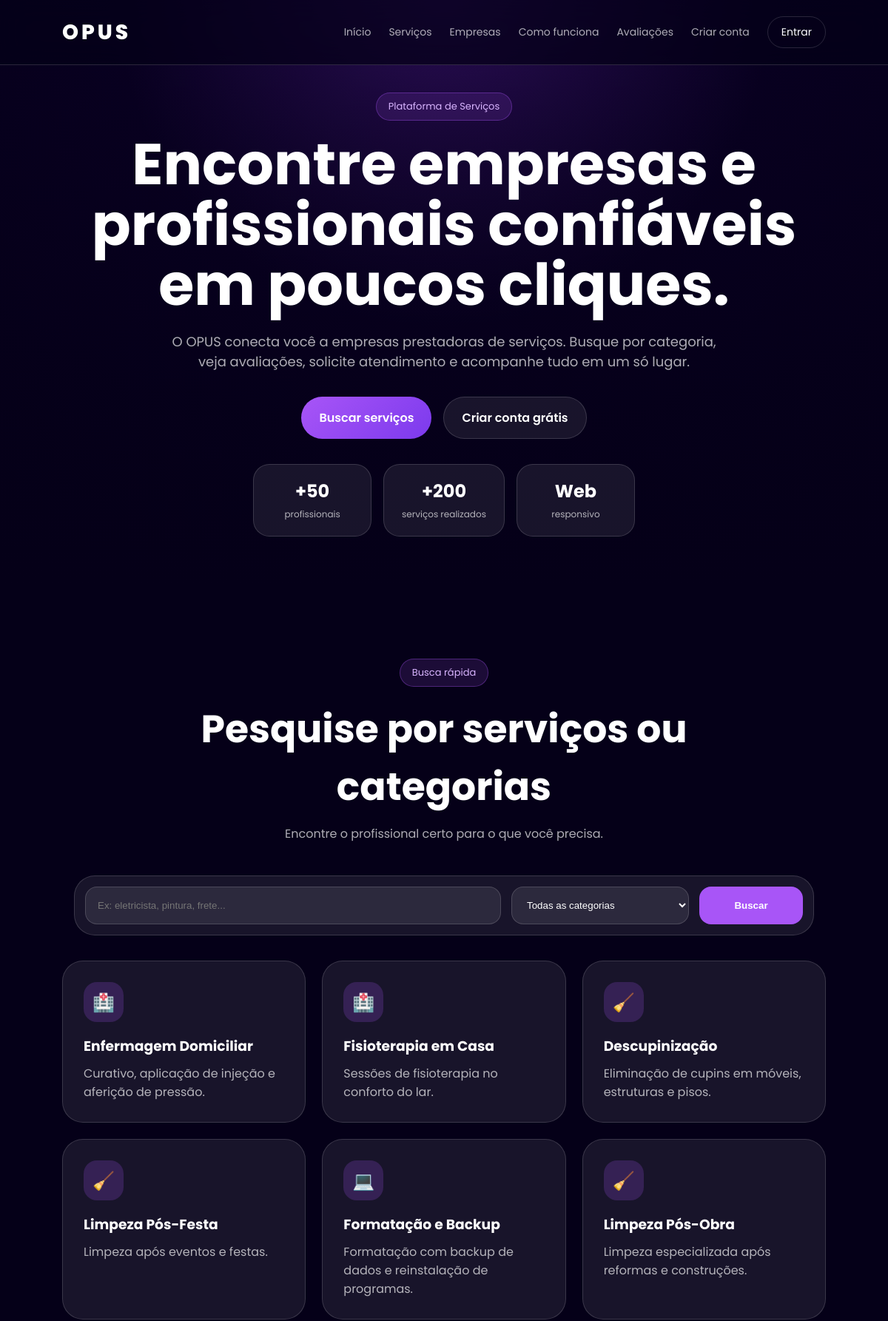
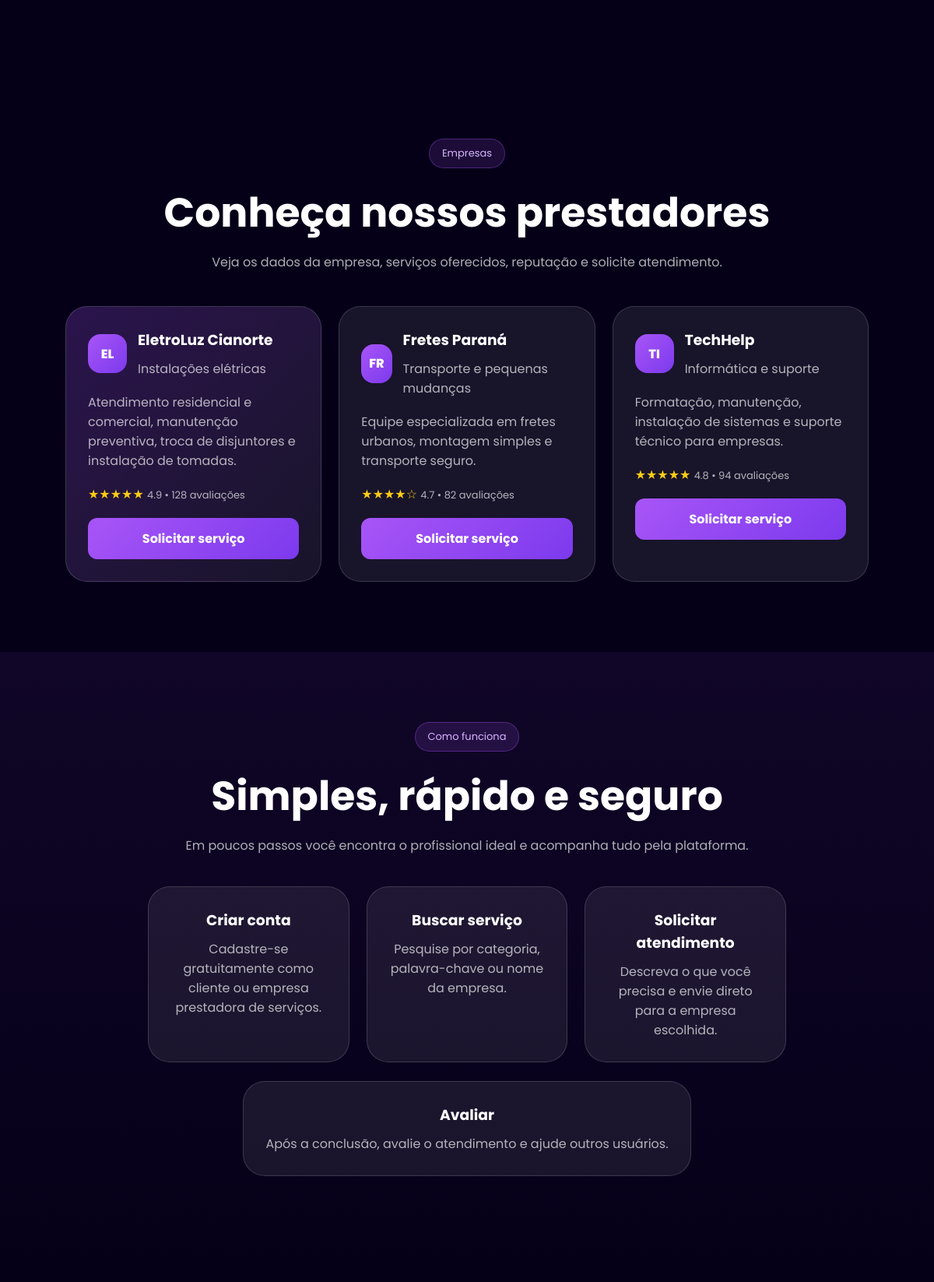
The page / (upper part) on the database its author committed (2 pictures, top to bottom).
### tables this page shows
CREATE TABLE `servico` (
  `id` int(11) NOT NULL AUTO_INCREMENT,
  `empresa_id` int(11) NOT NULL,
  `categoria_id` int(11) DEFAULT NULL,
  `nome` varchar(100) NOT NULL,
  `descricao` text DEFAULT NULL,
  `preco_medio` decimal(15,2) DEFAULT NULL,
  `ativo` tinyint(1) DEFAULT 1,
  `criado_em` datetime DEFAULT current_timestamp(),
  PRIMARY KEY (`id`),
  KEY `empresa_id` (`empresa_id`),
  KEY `categoria_id` (`categoria_id`),
  CONSTRAINT `servico_ibfk_1` FOREIGN KEY (`empresa_id`) REFERENCES `empresa` (`id`) ON DELETE CASCADE,
  CONSTRAINT `servico_ibfk_2` FOREIGN KEY (`categoria_id`) REFERENCES `categoria` (`id`) ON DELETE SET NULL
);

CREATE TABLE `categoria` (
  `id` int(11) NOT NULL AUTO_INCREMENT,
  `nome` varchar(100) NOT NULL,
  `icone` varchar(10) DEFAULT '?',
  PRIMARY KEY (`id`),
  UNIQUE KEY `nome` (`nome`)
);

### includes/auth.php (called while the page is built, shortened)
<?php
function isLoggedIn(): bool {
    return isset($_SESSION['usuario_id']);
}

### index.php (the view, shortened to what this page needs)
<?php
require_once 'includes/auth.php';
$db = getDB();
$servicos_home = $db->query('
    SELECT s.nome, s.descricao, s.preco_medio, c.icone, c.nome as cat_nome
    FROM servico s
    JOIN categoria c ON c.id = s.categoria_id
    WHERE s.ativo = 1
    ORDER BY RAND()
    LIMIT 6
')->fetchAll();
?>
<!DOCTYPE html>
<html lang="pt-BR">
<head>
  <link rel="stylesheet" href="styles.css" />
</head>
<body>
  <header class="header">
    <a href="index.php" class="logo">OPUS</a>
    <nav class="nav" id="navMenu">
      <a href="#inicio">Início</a>
      <a href="#servicos">Serviços</a>
      <a href="#empresas">Empresas</a>
      <a href="#como-funciona">Como funciona</a>
      <a href="#avaliacoes">Avaliações</a>
      <?php if (isLoggedIn()):
        $painel = getTipo() === 'admin' ? 'admin.php' : (getTipo() === 'empresa' ? 'empresa.php' : 'usuario.php');
      ?>
        <a href="<?= $painel ?>" class="btn-login">⚙️ Meu painel</a>
      <?php else: ?>
        <a href="cadastro.php">Criar conta</a>
        <a href="login.php" class="btn-login">Entrar</a>
      <?php endif; ?>
    </nav>
  </header>
  <main>
    <section class="hero" id="inicio">
      <div class="hero-overlay"></div>
      <div class="hero-content">
        <span class="tag">Plataforma de Serviços</span>
        <h1>Encontre empresas e profissionais confiáveis em poucos cliques.</h1>
        <p>O OPUS conecta você a empresas prestadoras de serviços. Busque por categoria, veja avaliações, solicite atendimento e acompanhe tudo em um só lugar.</p>
        <div class="hero-actions">
          <a href="#servicos" class="btn primary">Buscar serviços</a>
          <?php if (!isLoggedIn()): ?>
            <a href="cadastro.php" class="btn secondary">Criar conta grátis</a>
          <?php endif; ?>
        </div>
        <div class="hero-stats">
          <div><strong>+50</strong><span>profissionais</span></div>
          <div><strong>+200</strong><span>serviços realizados</span></div>
          <div><strong>Web</strong><span>responsivo</span></div>
        </div>
      </div>
    </section>
    <section class="search-panel" id="servicos">
      <div class="section-title">
        <span>Busca rápida</span>
        <h2>Pesquise por serviços ou categorias</h2>
        <p>Encontre o profissional certo para o que você precisa.</p>
      </div>
      <div class="search-box">
        <input type="text" id="searchInput" placeholder="Ex: eletricista, pintura, frete..." />
        <select id="categoryFilter">
          <option value="todos">Todas as categorias</option>
        </select>
        <button id="searchBtn">Buscar</button>
      </div>
      <div class="services-grid" id="servicesGrid">
        <?php foreach ($servicos_home as $sv): ?>
          <article class="service-card" onclick="window.location='<?= isLoggedIn() ? 'usuario.php?aba=buscar' : 'login.php' ?>'" style="cursor:pointer">
            <div class="service-icon"><?= $sv['icone'] ?></div>
            <h3><?= htmlspecialchars($sv['nome']) ?></h3>
            <p><?= htmlspecialchars(mb_strimwidth($sv['descricao'], 0, 80, '...')) ?></p>
          </article>
        <?php endforeach; ?>
      </div>
    </section>
    <section class="companies" id="empresas">
      <div class="section-title">
        <span>Empresas</span>
        <h2>Conheça nossos prestadores</h2>
        <p>Veja os dados da empresa, serviços oferecidos, reputação e solicite atendimento.</p>
      </div>
      <div class="company-grid">
        <article class="company-card featured">
          <div class="company-top"><div class="avatar">EL</div><div><h3>EletroLuz Cianorte</h3><p>Instalações elétricas</p></div></div>
          <p>Atendimento residencial e comercial, manutenção preventiva, troca de disjuntores e instalação de tomadas.</p>
          <div class="rating">★★★★★ <span>4.9 • 128 avaliações</span></div>
          <?php if (isLoggedIn()): ?>
            <a href="usuario.php?aba=buscar&empresa=1" style="display:block;text-align:center;padding:14px;border-radius:12px;background:linear-gradient(135deg,#a855f7,#7c3aed);color:#fff;font-weight:700;">Solicitar serviço</a>
          <?php else: ?>
            <a href="login.php" style="display:block;text-align:center;padding:14px;border-radius:12px;background:linear-gradient(135deg,#a855f7,#7c3aed);color:#fff;font-weight:700;">Solicitar serviço</a>
          <?php endif; ?>
        </article>
        <article class="company-card">
          <div class="company-top"><div class="avatar">FR</div><div><h3>Fretes Paraná</h3><p>Transporte e pequenas mudanças</p></div></div>
          <p>Equipe especializada em fretes urbanos, montagem simples e transporte seguro.</p>
          <div class="rating">★★★★☆ <span>4.7 • 82 avaliações</span></div>
          <?php if (isLoggedIn()): ?>
            <a href="usuario.php?aba=buscar&empresa=2" style="display:block;text-align:center;padding:14px;border-radius:12px;background:linear-gradient(135deg,#a855f7,#7c3aed);color:#fff;font-weight:700;">Solicitar serviço</a>
          <?php else: ?>
            <a href="login.php" style="display:block;text-align:center;padding:14px;border-radius:12px;background:linear-gradient(135deg,#a855f7,#7c3aed);color:#fff;font-weight:700;">Solicitar serviço</a>
          <?php endif; ?>
        </article>
        <article class="company-card">
          <div class="company-top"><div class="avatar">TI</div><div><h3>TechHelp</h3><p>Informática e suporte</p></div></div>
          <p>Formatação, manutenção, instalação de sistemas e suporte técnico para empresas.</p>
          <div class="rating">★★★★★ <span>4.8 • 94 avaliações</span></div>
          <?php if (isLoggedIn()): ?>
            <a href="usuario.php?aba=buscar&empresa=3" style="display:block;text-align:center;padding:14px;border-radius:12px;background:linear-gradient(135deg,#a855f7,#7c3aed);color:#fff;font-weight:700;">Solicitar serviço</a>
          <?php else: ?>
            <a href="login.php" style="display:block;text-align:center;padding:14px;border-radius:12px;background:linear-gradient(135deg,#a855f7,#7c3aed);color:#fff;font-weight:700;">Solicitar serviço</a>
          <?php endif; ?>
        </article>
      </div>
    </section>
    <section class="workflow" id="como-funciona">
      <div class="section-title">
        <span>Como funciona</span>
        <h2>Simples, rápido e seguro</h2>
        <p>Em poucos passos você encontra o profissional ideal e acompanha tudo pela plataforma.</p>
      <div class="steps" style="margin-top:40px">
  <div class="step"><h3>Criar conta</h3><p>Cadastre-se gratuitamente como cliente ou empresa prestadora de serviços.</p></div>
  <div class="step"><h3>Buscar serviço</h3><p>Pesquise por categoria, palavra-chave ou nome da empresa.</p></div>
  <div class="step"><h3>Solicitar atendimento</h3><p>Descreva o que você precisa e envie direto para a empresa escolhida.</p></div>
</div>
<div style="display:flex;justify-content:center;margin-top:24px">
  <div class="step" style="max-width:600px;text-align:center"><h3>Avaliar</h3><p>Após a conclusão, avalie o atendimento e ajude outros usuários.</p></div>
</div>
    </section>
  </main>
</body>
</html>

### rows shown on the page
servico: categoria.icone "🏥", nome "Enfermagem Domiciliar", descricao "Curativo, aplicação de injeção e aferição de pressão."
servico: categoria.icone "🏥", nome "Fisioterapia em Casa", descricao "Sessões de fisioterapia no conforto do lar."
servico: categoria.icone "🧹", nome "Descupinização", descricao "Eliminação de cupins em móveis, estruturas e pisos."
servico: categoria.icone "🧹", nome "Limpeza Pós-Festa", descricao "Limpeza após eventos e festas."
servico: categoria.icone "💻", nome "Formatação e Backup", descricao "Formatação com backup de dados e reinstalação de programas."
servico: categoria.icone "🧹", nome "Limpeza Pós-Obra", descricao "Limpeza especializada após reformas e construções."
